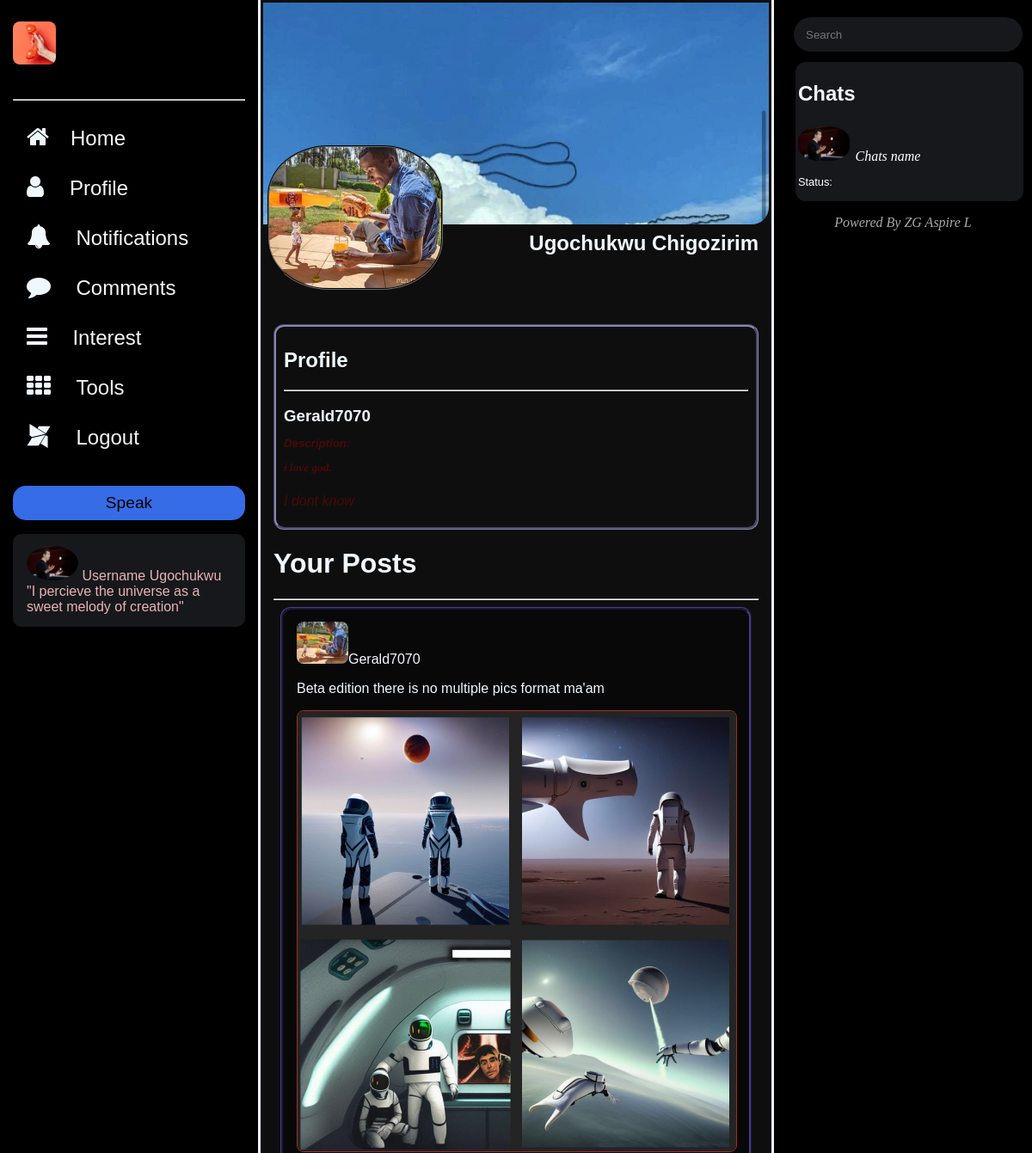
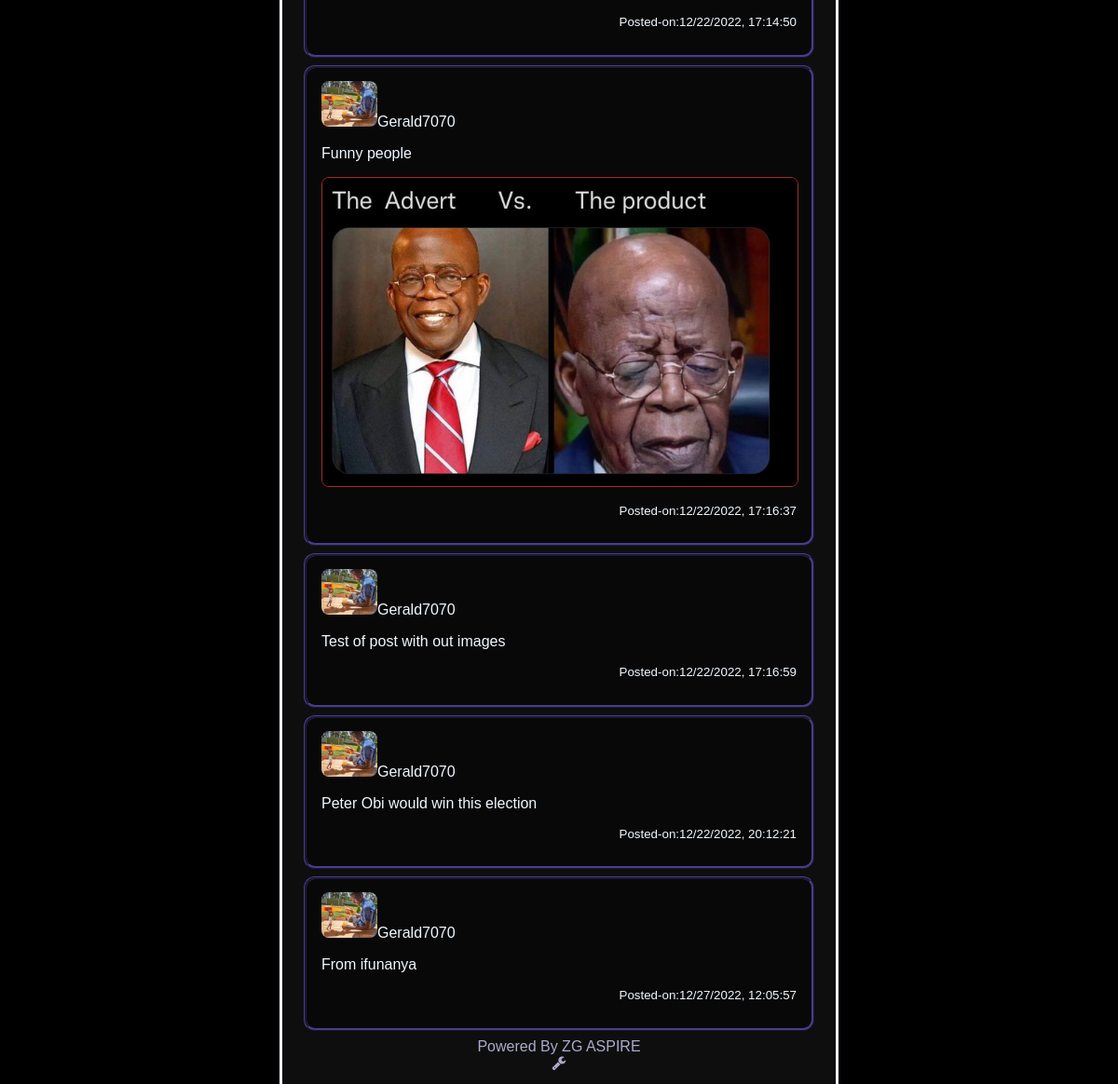
/profile (signed in), run on the app's committed database (2 pictures, top to bottom).
### tables this page shows
CREATE TABLE users(id INTEGER PRIMARY KEY AUTOINCREMENT , name TEXT, username TEXT,nickname TEXT,  hash TEXT, quote TEXT, email TEXT, coverphoto_path TEXT, dp_path TEXT);

CREATE TABLE posts(user_id INTEGER , post TEXT, image_path TEXT ,time TEXT,  post_id INTEGER PRIMARY KEY AUTOINCREMENT, FOREIGN KEY(user_id) REFERENCES users(id));

### app.py (the view)
@app.route("/profile")
@login_required
def profile():
    dataf = db.execute("SELECT * FROM users WHERE id = ?", session["user_id"])
    name = dataf[0]["name"]
    username = dataf[0]["username"]
    email = dataf[0]["email"]
    quote = dataf[0]["quote"]
    dp_path = dataf[0]["dp_path"]
    coverphoto_path = dataf[0]["coverphoto_path"]
    data = db.execute("SELECT * FROM posts WHERE user_id = ?", session["user_id"])
    if not data:
        return render_template("profile.html", name=name,username=username, email=email, quote=quote, dp_path=dp_path, cp_path=coverphoto_path)
    user_info = db.execute("SELECT * FROM users WHERE id = ?", session["user_id"])
    for value in data:
        value["username"] = user_info[0]["username"]
        value["dp_path"] = user_info[0]["dp_path"]
    return render_template("profile.html", data=data,  name=name,username=username, email=email, quote=quote, dp_path=dp_path, cp_path=coverphoto_path)

### app.py (called while the page is built)
@app.after_request
def after_request(response):
    response.headers["Cache-Control"] = "no-cache, no-store, must-revalidate"
    response.headers["Expires"] = 0
    response.headers["Pragma"] = "no-cache"
    return response

### helpers.py (called while the page is built)
def login_required(f):
    @wraps(f)
    def decorated_function(*args, **kwargs):
        if session.get("user_id") is None:
            return redirect("/login")
        return f(*args, **kwargs)
    return decorated_function

### templates/profile.html (shortened to what this page needs)
<!DOCTYPE html>
<html lang="en">
<head>
    <link rel="stylesheet" href="/static/profile.css">
    <link rel="stylesheet" href="https://cdnjs.cloudflare.com/ajax/libs/font-awesome/4.7.0/css/font-awesome.min.css">
    <link rel="stylesheet" href="https://cdnjs.cloudflare.com/ajax/libs/font-awesome/4.7.0/css/font-awesome.min.css">
</head>
<body>
    <div class="rows">
        <div class="col1">
            <p id="logo"><img src="/static/Note.png" alt="History" style="width: 50px;"></p>
            <hr>
            <ul>
                <li><span><i class="fa fa-home" style="font-size:28px" ;></i></span><a href="/">Home</a></li>
                <li><span><i class="fa fa-user" style="font-size:28px" ;></i></span><a href="/profile"
                        style="margin-left: 30px;">Profile</a></li>
                <li><span><i class="fa fa-bell" style="font-size:28px" ;></i></span> <a href="/notifications">Notifications</a></li>
                <li><span><i class="fa fa-comment" style="font-size:28px" ;></i></span> <a href="#">Comments</a></li>
                <li><span><i class="fa fa-bars" style="font-size:28px" ;></i></span> <a href="/interest">Interest</a></li>
                <li><span><i class="fa fa-th" style="font-size:28px" ;></i></span> <a href="#">Tools</a></li>
                <li><span><i class="fa fa-modx" style="font-size:28px" ;></i></span> <a href="/logout">Logout</a></li>
                <a href="/" style="font-weight:bolder"> <button>Speak</button></a>
            </ul>
            <div id="profile">
                <span id="dp"><a href="#"><img src="/static/cs503.jpg" alt="DP"></a></span>
                <span id="username">Username Ugochukwu </span>
                <br>
                <span id="user-link">"I percieve the universe as a sweet melody of creation"</span>
            </div>
        </div>
        <div class="col2">
            <div class="cover-photo" style=" background-image:url({{cp_path}}) ">
                <img src="{{dp_path}}" alt="Cover-photo">
            </div>
            <h2 id="nickname">{{name}}</h2>
            <div class="profile">
                <h2>Profile</h2>
                <hr style="color:blue;">
                <h3>{{username}}</h3>
                <Address style="color: #490a0a; margin-top: -10px"{{email}} </Address>
                <h5>Description: <p style="font-family:'Times New Roman', Times, serif; font-style:oblique">{{quote}}.</p>
                </h5>
                <p>I dont know </p>
            </div>
            <div class="profile-interest">
                <h1>Your Posts</h1>
                <hr>
                {% if  data%}
                {% for value in data %}
                {% if value.image_path %}
                <div class="interest-card">
                        <div class="post-card-name">
                        <span id="dp"><img src="{{value.dp_path}}" alt="DP"><span id="username-post">{{value.username}}</span></span>
                        <p id="post-text">{{value.post}} </p>
                    </div>
                        <img src="{{value.image_path}}" alt="post-image" id="post-image">
                        <p id="time-stamp">Posted-on:{{value.time}}</p>
                </div>
                {% else %}
                <div class="interest-card">
                    <div class="post-card-name">
                    <span id="dp"><img src="{{value.dp_path}}" alt="DP"><span id="username-post">{{value.username}}</span></span>
                    <p id="post-text">{{value.post}} </p>
                </div>
                    <p id="time-stamp">Posted-on:{{value.time}}</p>
            </div>
                {% endif %}
                {% endfor %}
                {% else %}
                <h4 style="text-align:center; font:bold; color: white; font-style: oblique; padding: 14px;">You are all Done</h4>
                {% endif %}
            </div>
            <div class="profile-foot">
                Powered By ZG ASPIRE <i class="fa fa-wrench"></i>
            </div>
        </div>
        <div class="col3">
            <div id="chat-user">
                <form action="#" method="post">
                    <input type="text" name="search-chat" placeholder="Search" minlength="10">
                </form>
                <table>
                    <thead>
                        <th>
                            <h2> Chats</h2>
                        </th>
                    </thead>
                    <tr>
                        <td>
                            <a href="/messages" > <div class="chat">
                            <img src="/static/cs503.jpg" alt="Chats_rec img" id="dp">
                            <span>Chats name</span>
                            <p style="font-size:.8rem;">Status:</p>
                            </div>
                        </a>
                        </td>
                    </tr>
                </table>
                <p
                    style="display:block; text-align:center; color:darkgray; font-family:'Times New Roman', Times, serif; font-style:italic">
                    Powered By ZG Aspire L
                </p>
            </div>
        </div>
</body>
</html>

### static/profile.css (style rules this page uses)
body { margin:0; background-color: black; color: aliceblue; font-family: 'Gill Sans', 'Gill Sans MT', Calibri, 'Trebuchet MS', sans-serif; }
.rows { display: grid; }
#profile img { width: 60px; border-radius: 50%; }
#dp { width: 60px; height: auto; border-radius: 40%; }
.rows { height: 100vh; display: grid; grid-template-columns: 25% 50% 25%; grid-template-areas: "bowl content content2"; border-right: 2px #8e2525; }
.col1 { padding: 15px; border: 5px white; border-width: 4px; border-color: #e9b3b3; }
.col2 { padding: 15px; font: bolder; border-top-style: none; border-bottom-style: none; border-left-style: solid; border-right-style:solid ; overflow-x: hidden; background-color: rgb(15, 14, 14); }
.col3 { padding: 15px; overflow-x: scroll; }
ul { list-style-type: none; margin-left: -40px; }
#logo { margin-top: 10px; padding-bottom: 20px; }
li a { text-decoration: none; color: #f6f6f6; font-size: 1.5rem; margin-left: 25px; }
li { padding: 12px 16px; border-radius: 10px; margin-top: 4px; }
button { width: 100%; align-self: center; font-size: larger; margin-top: 30px; height: 40px; border: 2px #707070; border-radius: 15px; background-color: rgba(60, 120, 1800, .9); }
#profile { margin-top: auto; padding: 14px 16px; background-color: #16181C; border-radius: 10px; border-color: #707070; color: #e9b3b3; width: auto; height: auto; box-shadow: 2px blue; }
a { cursor: pointer; }
#chat-user span { font:bolder; font-style: oblique; font-family: 'Times New Roman', Times, serif; margin-left: 2px; }
#chat-user input[type=text] { border: #16181C; border-radius: 40px; height: 40px; margin-top: 5px; width: 88%; padding: 0px 14px; margin-left: 8px; margin-bottom: -8px; background-color: #16181C; }
table { background-color: #16181C;; border: rgb(22, 24, 28); border-radius: 12px; width: 98%; margin-top: 20px; margin-bottom: 10px; margin-left: 10px; margin-right: -20px; max-height: 50%; }
th { font-family: Arial, Helvetica, sans-serif; text-align: start; border-bottom: 2px; }
tr { overflow-wrap: break-word; margin-bottom: 2px; margin-left: 14px; padding: 14px 24px; }
img { width: 60px; border: #16181C; border-radius: 8px; }
.cover-photo { padding: 120px 30px; background-size: cover; margin: -12px -12px; border: #e9ebf1; border-bottom-right-radius: 20px; }
.cover-photo img { width: 200px; border-style: dashed; border: 2px; border-radius: 35%; margin-bottom: -200px; margin-left: -25px; border-style: groove ; border-color: #181818; }
.profile { margin-top: 100px; padding: 5px 9px; border-radius: 12px; border: 3px rgb(134, 134, 179); border-style: groove; }
.interest-card { margin: 8px; border-style: ridge; border-color: rgb(70, 62, 138); border-width: 3px; border-radius: 12px; padding: 14px 16px; background-color: #090808; }
.interest-card #post-image { width: 100%; border: 1px solid brown; }
#time-stamp { font-size: smaller; font-family: 'Franklin Gothic Medium', 'Arial Narrow', Arial, sans-serif; text-align: end; }
.profile-foot { color: rgb(170, 170, 205); text-align: center; }
.profile-foot i { display: block; }
#nickname { text-align: right; margin-bottom: -20px; margin-left: 60px; }
a { cursor: pointer; color: white; text-decoration: none; }

### data on the page
users: coverphoto_path (picture), dp_path (picture), name "Ugochukwu Chigozirim", username "Gerald7070"
posts: dp_path (picture), username "Gerald7070", post "Beta edition there is no multiple pics format ma'am", image_path (picture), time "12/22/2022, 17:14:50"
posts: dp_path (picture), username "Gerald7070", post "Funny people", image_path (picture), time "12/22/2022, 17:16:37"
posts: dp_path (picture), username "Gerald7070", post "Test of post with out images", time "12/22/2022, 17:16:59"
posts: dp_path (picture), username "Gerald7070", post "Peter Obi would win this election", time "12/22/2022, 20:12:21"
posts: dp_path (picture), username "Gerald7070", post "From ifunanya", time "12/27/2022, 12:05:57"
